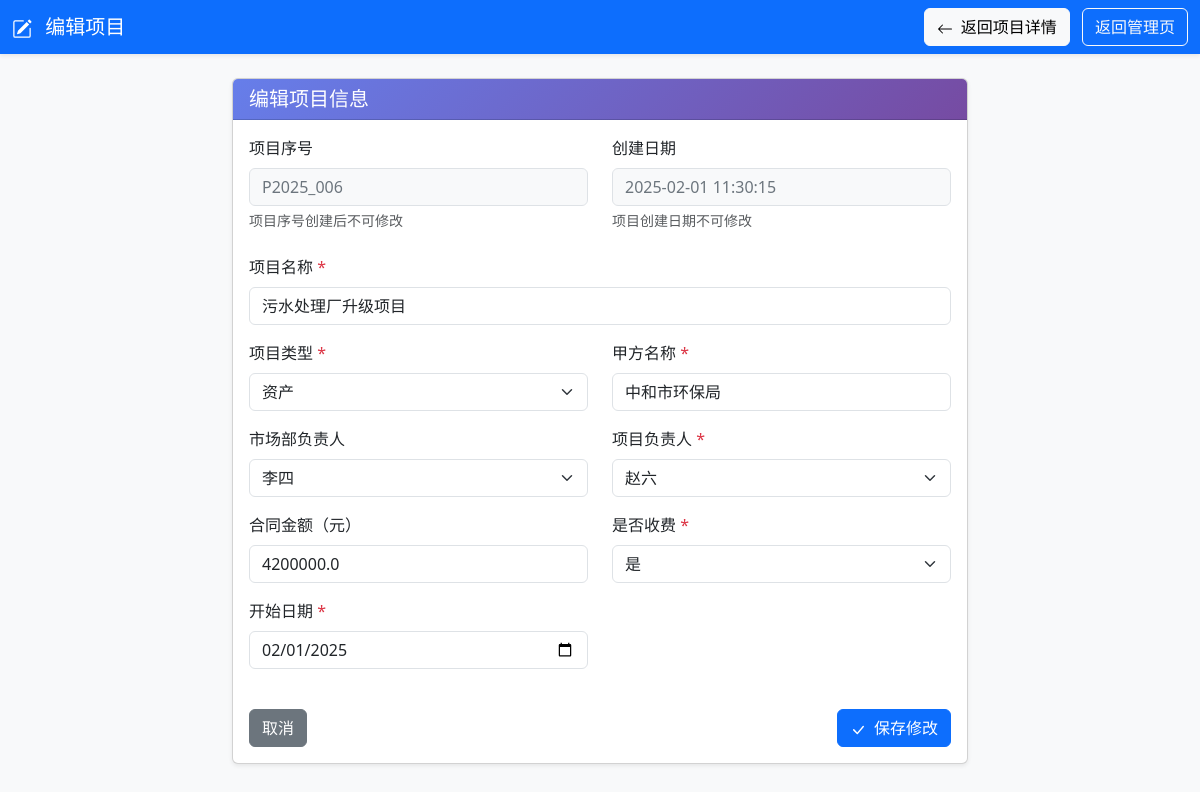
Screenshot of /project/6/edit (signed in) with the database file from the repository.
### tables this page shows
CREATE TABLE projects (
        id INTEGER PRIMARY KEY AUTOINCREMENT,
        project_no TEXT,                 -- ① 项目序号
        name TEXT,                       -- ② 项目名称
        project_type TEXT,               -- ③ 项目类型
        client_name TEXT,                -- ④ 甲方名称
        market_leader TEXT,              -- ⑤ 市场部负责人用户名
        project_leader TEXT,             -- ⑥ 项目负责人用户名
        progress TEXT,                   -- ⑦ 项目进度
        report_numbers TEXT,             -- ⑧ 报告号（多个以逗号分隔）
        amount REAL,                     -- ⑨ 合同金额
        is_paid TEXT,                    -- ⑩ 是否收费（是/否）
        creator TEXT,                    -- ⑪ 项目创建人用户名
        creator_realname TEXT,           -- ⑫ 项目创建人真实姓名
        start_date TEXT,                 -- ⑬ 开始日期
        end_date TEXT,                   -- ⑭ 结束日期
        status TEXT,                     -- ⑮ 状态
        contract_file TEXT,
        create_date TEXT
    );

CREATE TABLE users (
        id INTEGER PRIMARY KEY AUTOINCREMENT,
        username TEXT UNIQUE NOT NULL,
        realname TEXT,
        user_type TEXT,
        password TEXT
    );

### routes/project_routes.py (the view)
@router.get("/project/{project_id}/edit")
async def edit_project_page(
    project_id: int,
    request: Request,
    user: dict = Depends(login_required),
    db: sqlite3.Connection = Depends(get_db)
):
    return await project_service.get_edit_project_page(request, project_id, user, db)

### templates/edit_project.html (shortened to what this page needs)
<!DOCTYPE html>
<html lang="zh-CN">
<head>
    <link href="https://cdn.jsdelivr.net/npm/bootstrap@5.3.2/dist/css/bootstrap.min.css" rel="stylesheet">
</head>
<body class="bg-light">
    <nav class="navbar navbar-dark bg-primary shadow-sm">
        <div class="container-fluid">
            <span class="navbar-brand mb-0 h1">
                编辑项目
            </span>
            <div>
                <a href="/project/{{ project.id }}" class="btn btn-light me-2">
                    <svg xmlns="http://www.w3.org/2000/svg" width="16" height="16" fill="currentColor"
                        class="bi bi-arrow-left me-1" viewBox="0 0 16 16">
                        <path fill-rule="evenodd"
                            d="M15 8a.5.5 0 0 0-.5-.5H2.707l3.147-3.146a.5.5 0 1 0-.708-.708l-4 4a.5.5 0 0 0 0 .708l4 4a.5.5 0 0 0 .708-.708L2.707 8.5H14.5A.5.5 0 0 0 15 8z" />
                    </svg>
                    返回项目详情
                </a>
                <a href="/admin" class="btn btn-outline-light">
                    返回管理页
                </a>
            </div>
        </div>
    </nav>
    <div class="container mt-4">
        <div class="row">
            <div class="col-lg-8 mx-auto">
                <div class="card shadow-sm">
                    <div class="card-header">
                        <h5 class="mb-0">编辑项目信息</h5>
                    </div>
                    <div class="card-body">
                        <form method="post" action="/project/{{ project.id }}/edit">
                            <div class="row mb-4">
                                <div class="col-md-6">
                                    <label class="form-label">项目序号</label>
                                    <input type="text" class="form-control readonly-field"
                                        value="{{ project.project_no }}" readonly>
                                    <div class="form-text">项目序号创建后不可修改</div>
                                </div>
                                <div class="col-md-6">
                                    <label class="form-label">创建日期</label>
                                    <input type="text" class="form-control readonly-field"
                                        value="{{ project.create_date }}" readonly>
                                    <div class="form-text">项目创建日期不可修改</div>
                                </div>
                            </div>
                            <div class="row">
                                <div class="col-md-12 mb-3">
                                    <label for="name" class="form-label">项目名称 <span class="text-danger">*</span></label>
                                    <input type="text" class="form-control" id="name" name="name"
                                        value="{{ project.name }}" required>
                                </div>
                                <div class="col-md-6 mb-3">
                                    <label for="project_type" class="form-label">项目类型 <span
                                            class="text-danger">*</span></label>
                                    <select class="form-select" id="project_type" name="project_type" required>
                                        <option value="资产" {% if project.project_type=='资产' %}selected{% endif %}>资产
                                        </option>
                                    </select>
                                </div>
                                <div class="col-md-6 mb-3">
                                    <label for="client_name" class="form-label">甲方名称 <span
                                            class="text-danger">*</span></label>
                                    <input type="text" class="form-control" id="client_name" name="client_name"
                                        value="{{ project.client_name }}" required>
                                </div>
                                <div class="col-md-6 mb-3">
                                    <label for="market_leader" class="form-label">市场部负责人</label>
                                    <select class="form-select" id="market_leader" name="market_leader">
                                        {% for user_item in users %}
                                        <option value="{{ user_item.username }}" {% if
                                            project.market_leader==user_item.username %}selected{% endif %}>
                                            {{ user_item.realname }}
                                        </option>
                                        {% endfor %}
                                    </select>
                                </div>
                                <div class="col-md-6 mb-3">
                                    <label for="project_leader" class="form-label">项目负责人 <span
                                            class="text-danger">*</span></label>
                                    <select class="form-select" id="project_leader" name="project_leader" required>
                                        {% for user_item in users %}
                                        <option value="{{ user_item.username }}" {% if
                                            project.project_leader==user_item.username %}selected{% endif %}>
                                            {{ user_item.realname }}
                                        </option>
                                        {% endfor %}
                                    </select>
                                </div>
                                <div class="col-md-6 mb-3">
                                    <label for="amount" class="form-label">合同金额（元）</label>
                                    <input type="number" step="0.01" class="form-control" id="amount" name="amount"
                                        value="{{ project.amount }}">
                                </div>
                                <div class="col-md-6 mb-3">
                                    <label for="is_paid" class="form-label">是否收费 <span
                                            class="text-danger">*</span></label>
                                    <select class="form-select" id="is_paid" name="is_paid" required>
                                        <option value="是" {% if project.is_paid=='是' %}selected{% endif %}>是</option>
                                    </select>
                                </div>
                                <div class="col-md-6 mb-3">
                                    <label for="start_date" class="form-label">开始日期 <span
                                            class="text-danger">*</span></label>
                                    <input type="date" class="form-control" id="start_date" name="start_date"
                                        value="{{ project.start_date }}" required>
                                </div>
                            </div>
                            <div class="d-flex justify-content-between mt-4">
                                <a href="/project/{{ project.id }}" class="btn btn-secondary">取消</a>
                                <button type="submit" class="btn btn-primary">
                                    保存修改
                                </button>
                            </div>
                        </form>
                    </div>
                </div>
            </div>
        </div>
    </div>
</body>
</html>

### templates/edit_project.html (style rules this page uses)
.card-header { background: linear-gradient(135deg, #667eea 0%, #764ba2 100%); color: white; }
.form-label { font-weight: 500; }
.readonly-field { background-color: #f8f9fa; color: #6c757d; }

### rows the page displays
projects: project_no "P2025_006", create_date "2025-02-01 11:30:15", name "污水处理厂升级项目", project_type "资产", client_name "中和市环保局", market_leader "李四", project_leader "赵六", amount "4200000.0", is_paid "是", start_date "02/01/2025"
